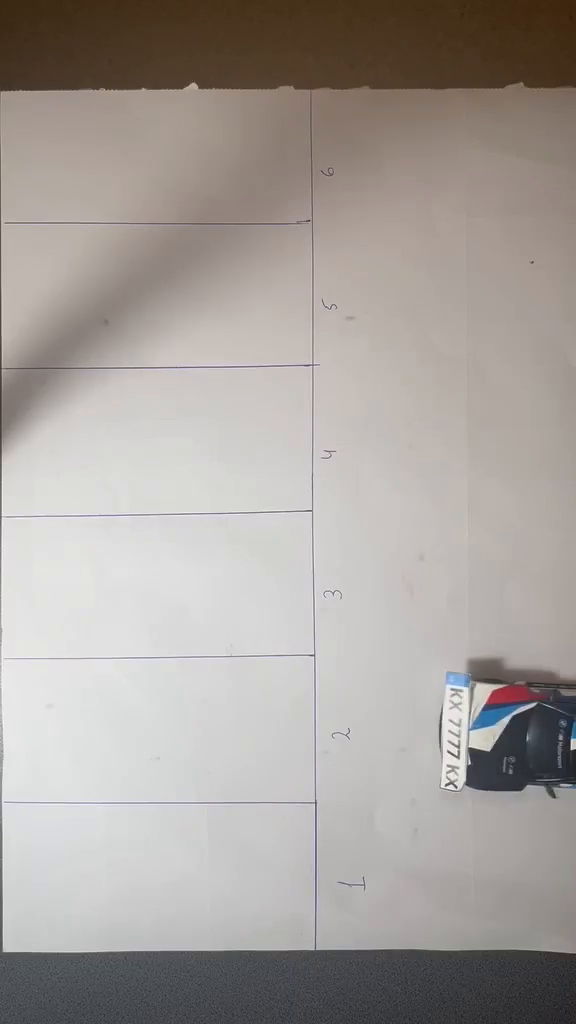
#> input picture frame 37 of test/parking_video.mp4, 576 x 1024 px
$ python parking_test_video.py
#> lines starting #> are read from the running program, lines starting #| are printed output that depends on the picture; after the words box and inside, x2 and y2 are one past the last pixel; in counts of white or black regions, pixels touching at a corner belong together
import cv2
from skimage.filters import threshold_li
import easyocr
import numpy as np
import re

def read_registration(image):
    # Inicjalizacja czytnika
    reader = easyocr.Reader(['en'])

    # Rozpoznawanie tekstu
    results = reader.readtext(image)

    pattern = r'[A-Z]{2,3}[A-Z0-9]{2,7}'

    for (ramka, tekst, pewnosc) in results:
        if pewnosc > 0.2 and len(tekst) > 4:

            matches = re.findall(pattern, tekst)
            print(matches)
            if len(matches) > 0:
                return matches[0]

    return None


parking_spots = [
    (0, 90, 310, 130), # id 0
    (0, 220, 310, 145), # id 1
    (0, 365, 310, 152), # id 2
    (0, 517, 310, 140), # id 3
    (0, 657, 310, 143), # id 4
    (0, 800, 310, 150), # id 5
]
cap = cv2.VideoCapture('test/parking_video.mp4')

# Sprawdź właściwości wideo wejściowego
frame_width = int(cap.get(cv2.CAP_PROP_FRAME_WIDTH))
frame_height = int(cap.get(cv2.CAP_PROP_FRAME_HEIGHT))
fps = int(cap.get(cv2.CAP_PROP_FPS))

# Inicjalizacja VideoWriter do zapisu wyniku
output_file = 'test/processed_parking_video.mp4'
fourcc = cv2.VideoWriter_fourcc(*'mp4v')  # Kodowanie wideo (np. mp4v dla .mp4)
out = cv2.VideoWriter(output_file, fourcc, fps, (frame_width, frame_height))

parking_spots_status = [["Wolne", None] for _ in range(len(parking_spots))]

while True:
    flag, frame = cap.read()
#> frame is the input picture: shape (1024, 576, 3); mean B, G, R 156, 160.1, 166.2
    if not flag:
        break

    if flag:
        # zamiana na odcienie szarosci
        gray = cv2.cvtColor(frame, cv2.COLOR_BGR2GRAY)
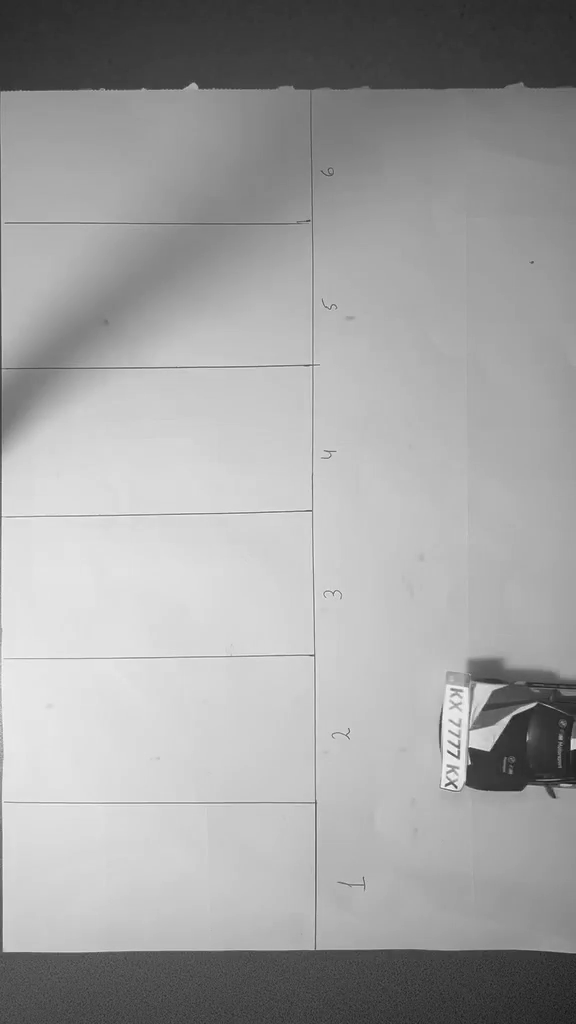
#> gray: shape (1024, 576); min 23, max 254, mean 161.4

        # progowanie obrazu
        thresh_value = threshold_li(gray)
#> thresh_value = 109.2
        _, thresh = cv2.threshold(gray, thresh_value, 255, cv2.THRESH_BINARY_INV)
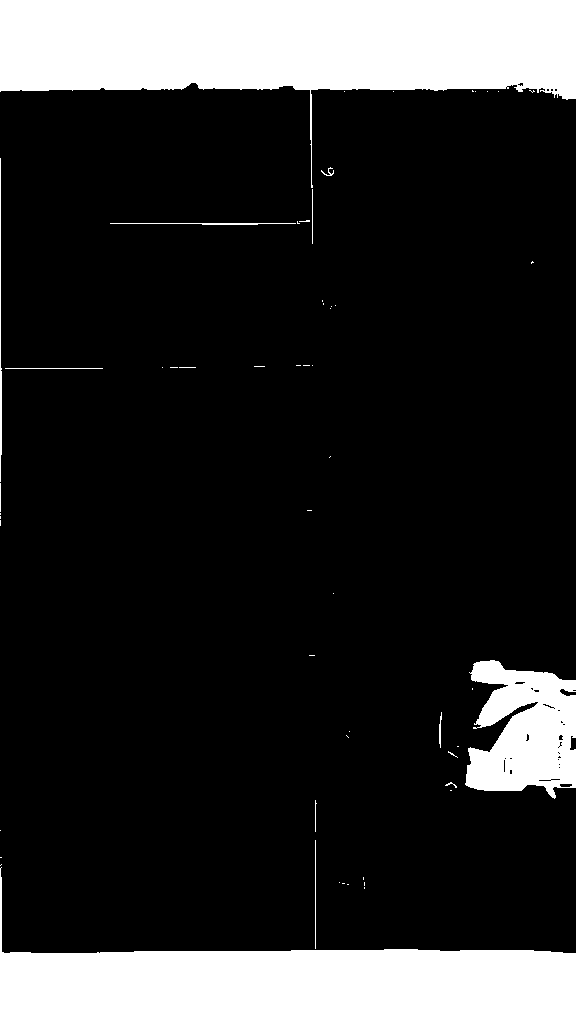
#> thresh: shape (1024, 576); 18% white; 57 white regions (44 under 20 px), largest, box (x1, y1, x2, y2) and area: (0, 0, 576, 188) 51847, (0, 867, 576, 1024) 42220, (465, 660, 576, 799) 10795

        for idx, (x, y, w, h) in enumerate(parking_spots):
            roi = thresh[y:y + h, x:x + w]  # Region of Interest
            non_zero = cv2.countNonZero(roi)  # Liczba białych pikseli w obszarze
            total_pixels = w * h # wszystkie piksele

            # Jeśli liczba białych pikseli przekracza próg, oznacz jako zajęte
            if non_zero > total_pixels * 0.3:  # 30% obszaru zajęte
                status = "Zajete"
                color = (0, 0, 255)  # Czerwony
            elif non_zero > total_pixels * 0.1:  # 10% obszaru zajęte
                status = "Zablokowane"
                color = (0, 160, 255)  # Pomarańczowy
            else:
                status = "Wolne"
                color = (0, 255, 0)  # Zielony

            if status != parking_spots_status[idx][0]:
                parking_spots_status[idx][0] = status
                if status == "Wolne":
                    print("Miejsce zostało zwolnine, rejestracja: ", parking_spots_status[idx][1])
                    parking_spots_status[idx][1] = None
                if status == "Zajete":
                    texts = read_registration(cv2.rotate(frame, cv2.ROTATE_90_COUNTERCLOCKWISE))
                    parking_spots_status[idx][1] = texts
                    print("Miejsce zostało zajęte, rejestracja: ", texts)

            # Narysuj prostokąt i status miejsca na obrazie
            cv2.rectangle(frame, (x, y), (x + w, y + h), color, 2)
            cv2.putText(frame, status, (x, y - 10), cv2.FONT_HERSHEY_SIMPLEX, 0.5, color, 2)
#> this loop made 6 passes
#> non_zero on passes 1 to 6: 111, 407, 385, 9, 0, 161
#> pass 1, `roi = thresh[y:y + h, x:x + w]`:
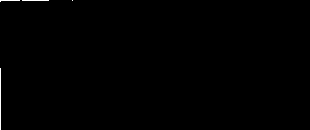
#> roi: shape (130, 310); 0.28% white in thin lines or dots, all inside (x1, y1, x2, y2) = (0, 0, 73, 130)
#> pass 2, `roi = thresh[y:y + h, x:x + w]`:
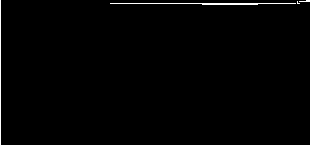
#> roi: shape (145, 310); 0.91% white in thin lines or dots
#> pass 3, `roi = thresh[y:y + h, x:x + w]`:
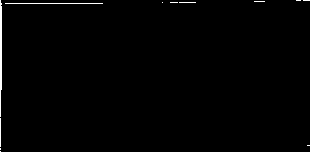
#> roi: shape (152, 310); 0.82% white; 12 white regions (9 under 20 px), largest, box (x1, y1, x2, y2) and area: (0, 0, 2, 117) 203, (5, 3, 103, 4) 98, (0, 118, 1, 147) 29
#> after the loop:
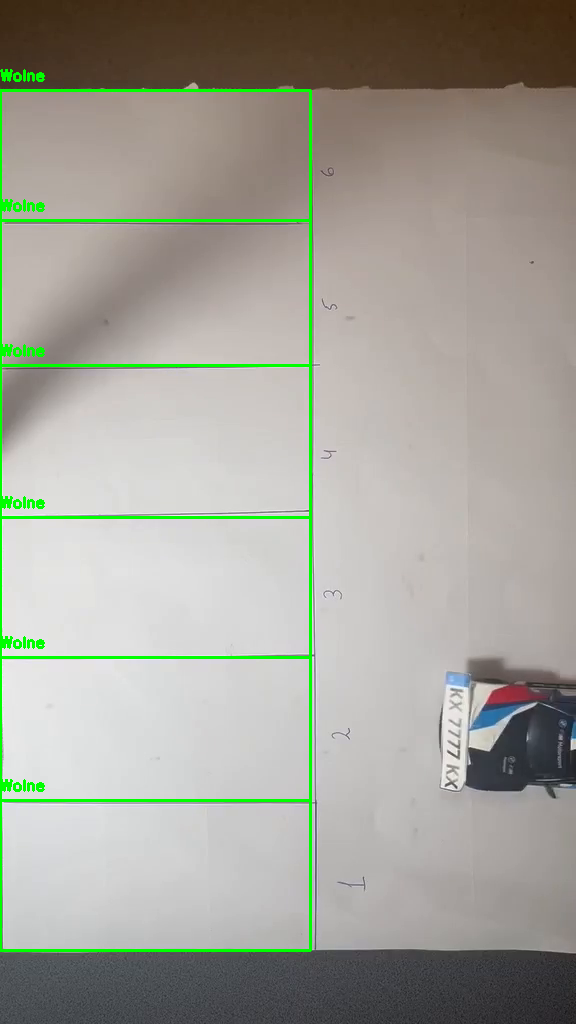
#> frame: shape (1024, 576, 3); 2.16% of pixels changed, all inside (x1, y1, x2, y2) = (0, 69, 312, 952)
#> after the loop:
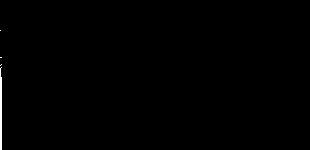
#> roi: shape (150, 310); 0.35% white; 4 white regions (3 under 20 px), largest, box (x1, y1, x2, y2) and area: (0, 67, 2, 150) 156
#> after the loop, parking_spots_status = 6 items

        cv2.imshow("Parking Status", frame)

        # Zapisz przetworzony frame do pliku wyjściowego
        out.write(frame)

    if cv2.waitKey(1) == 27:
#> (key Esc is pressed here)
        cv2.destroyAllWindows()
        break

print(parking_spots_status)
#| [['Wolne', None], ['Wolne', None], ['Wolne', None], ['Wolne', None], ['Wolne', None], ['Wolne', None]]
cap.release()
out.release()
cv2.destroyAllWindows()

$ run again, starting later in the video
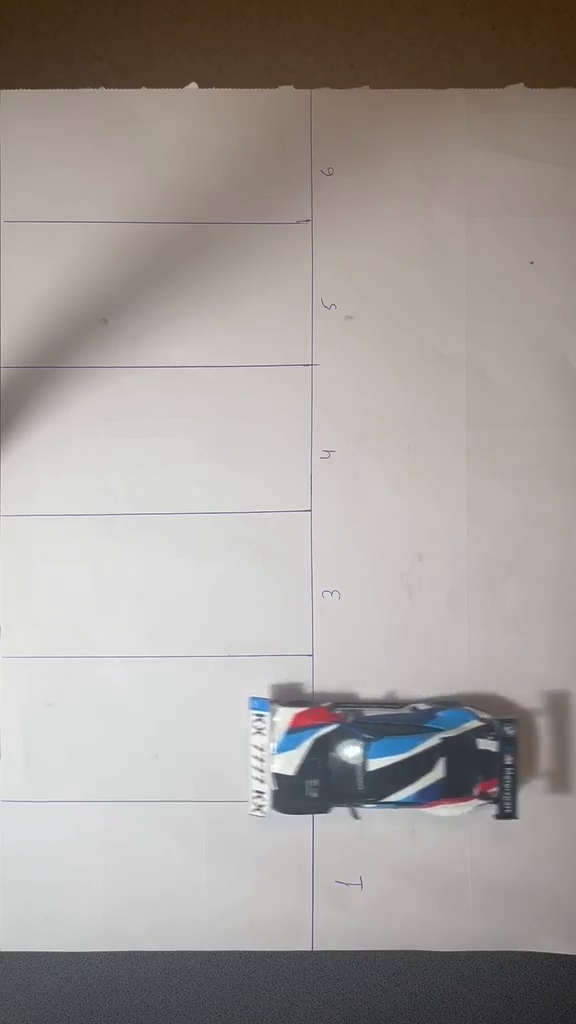
#> input picture frame 296 of test/parking_video.mp4, 576 x 1024 px
#> frame is the input picture: shape (1024, 576, 3); mean B, G, R 153.8, 157.6, 163.5
#> thresh_value = 111.2
#> `_, thresh = cv2.threshold(gray, thresh_value, 255, cv2.THRESH_BINARY_I..`:
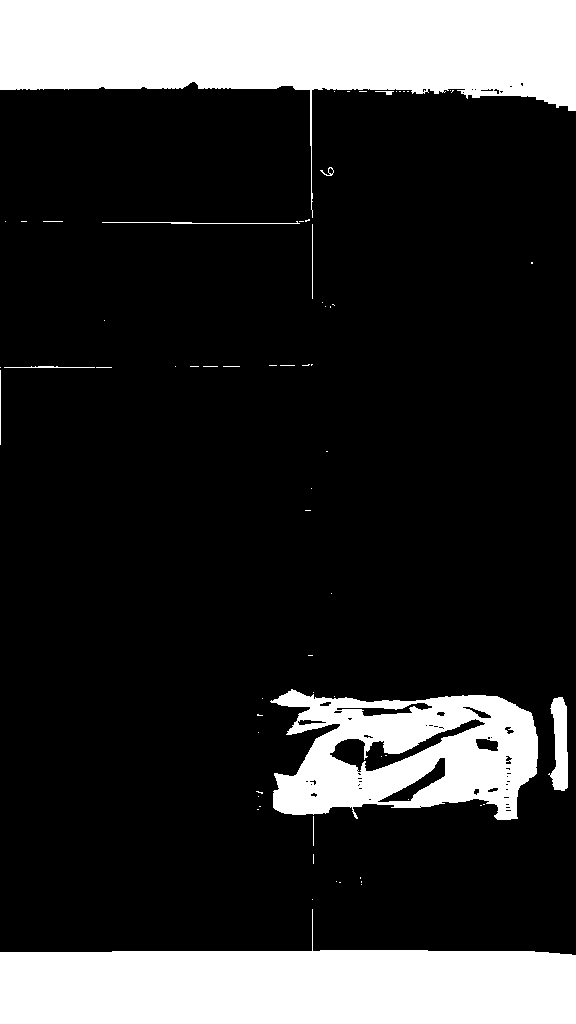
#> thresh: shape (1024, 576); 20.2% white; 67 white regions (55 under 20 px), largest, box (x1, y1, x2, y2) and area: (0, 0, 576, 218) 52701, (0, 909, 576, 1024) 41998, (270, 689, 538, 820) 22226
#> the loop `for idx, (x, y, w, h) in enumerate(parking_spots):` made 6 passes
#> non_zero on passes 1 to 6: 2, 264, 280, 2, 1817, 504
#> after the loop `for idx, (x, y, w, h) in enumerate(parking_spots):`:
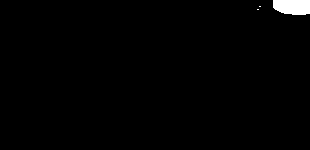
#> roi: shape (150, 310); 1.1% white; 3 white regions (2 under 20 px), largest, box (x1, y1, x2, y2) and area: (273, 0, 310, 15) 500
#> after the loop `for idx, (x, y, w, h) in enumerate(parking_spots):`: parking_spots_status = 6 items
#| [['Wolne', None], ['Wolne', None], ['Wolne', None], ['Wolne', None], ['Wolne', None], ['Wolne', None]]
